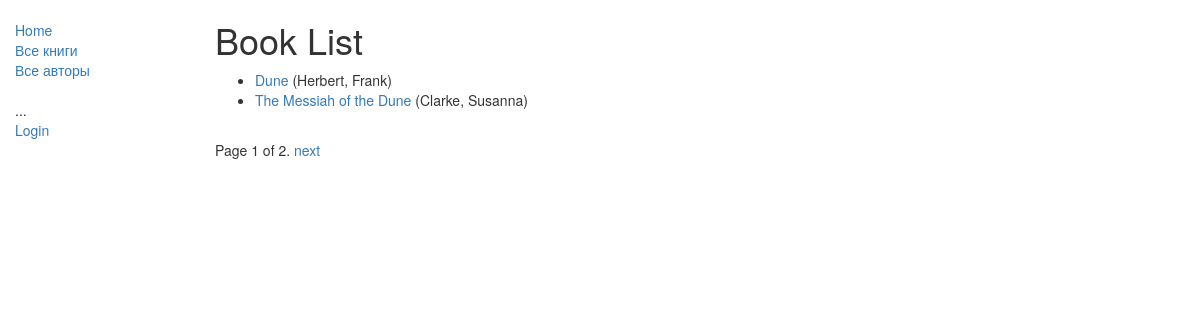
/catalog/books/, run on the app's committed database.
### catalog/models.py (models this page shows, shortened)
class Book(models.Model):
    title = models.CharField(max_length=200)
    author = models.ForeignKey('Author', on_delete=models.SET_NULL, null=True)
    summary = models.TextField(max_length=1000, help_text="Enter a brief description of the book")
    isbn = models.CharField('ISBN',max_length=13, help_text='13 Character <a href="https://www.isbn-international.org/content/what-isbn">ISBN number</a>')
    genre = models.ManyToManyField(Genre, help_text="Select a genre for this book") #может иметь несколько жанров, а жанр может иметь много книг
    def display_genre(self):
        return ', '.join([genre.name for genre in self.genre.all()[:3]])
    display_genre.short_description = 'Genre'
    def get_absolute_url(self):
        return reverse('book-detail', args=[str(self.id)])

class Author(models.Model):
    first_name = models.CharField(max_length=100)
    last_name = models.CharField(max_length=100)
    date_of_birth = models.DateField(null=True, blank=True)
    date_of_death = models.DateField('Died', null=True, blank=True)
    class Meta:
        ordering = ['last_name']
    def __str__(self):
        return '%s, %s' % (self.last_name, self.first_name)

### catalog/views.py (the view)
# urls.py: path('books/', views.BookListView.as_view(), name='books'),
class BookListView(generic.ListView):
    model = Book
    paginate_by = 2

### catalog/templates/catalog/book_list.html
{% extends "base_generic.html" %}
{% block content %}
    <h1>Book List</h1>
    {% if book_list %}
    <ul>
      {% for book in book_list %}
      <li>
        <a href="{{ book.get_absolute_url }}">{{ book.title }}</a> ({{book.author}})
      </li>
      {% endfor %}
    </ul>
    {% else %}
      <p>В библиотеке нет книг.</p>
    {% endif %}
{% endblock %}

### data on the page
Book: title "Dune", author "Herbert, Frank"
Book: title "The Messiah of the Dune", author "Clarke, Susanna"

### other printed values
{{ page_obj.number }} "1"
{{ page_obj.paginator.num_pages }} "2"
